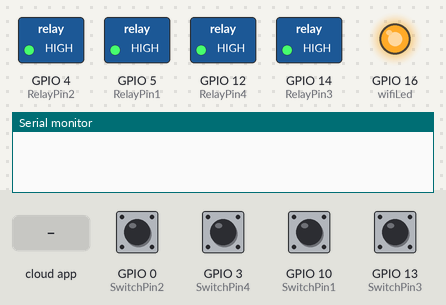
The sketch below on a simulated ESP8266 (NodeMCU). On the bench: switched loads named in the sketch (green lamp = pin HIGH), output pins drawn as LEDs (lit = HIGH), the last lines printed to the serial monitor. Inputs (shaded band) come from the test bench; at power-on: GPIO 0 (SwitchPin2), GPIO 3 (SwitchPin4), GPIO 10 (SwitchPin1), GPIO 13 (SwitchPin3) HIGH. WiFi joins after 1.5 s; servers stay silent unless stated.

Above: at 2.7 s.
2.8 s: the phone or cloud app sets switch1 to 1
At 4.2 s:
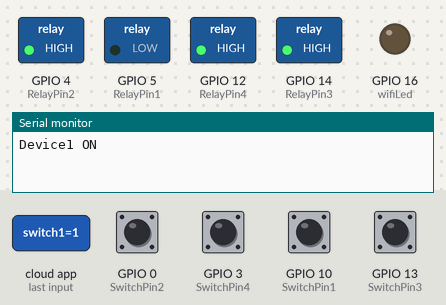
4.5 s: the phone or cloud app sets switch1 to 0
At 5.5 s:
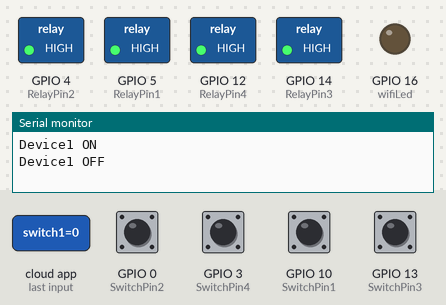
6.0 s: the phone or cloud app sets switch2 to 1
At 6.6 s:
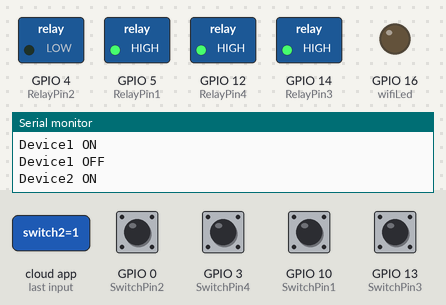
7.5 s: the phone or cloud app sets switch4 to 1
At 7.8 s:
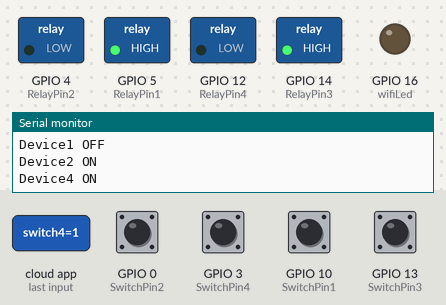
9.0 s: GPIO 0 (SwitchPin2) pulled LOW for 0.15 s
At 10.1 s:
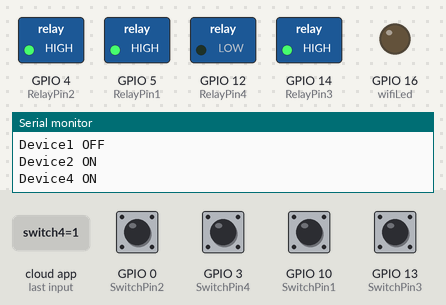
10.6 s: GPIO 10 (SwitchPin1) pulled LOW for 0.15 s
At 11.3 s:
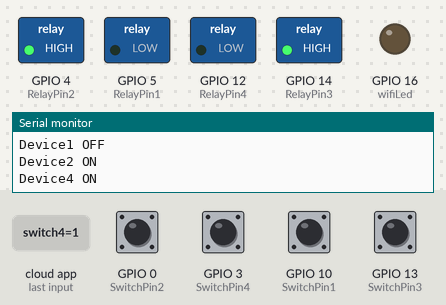
Timing chart, 0 to 13.2 s (numbered marks = the images above; inputs shaded):
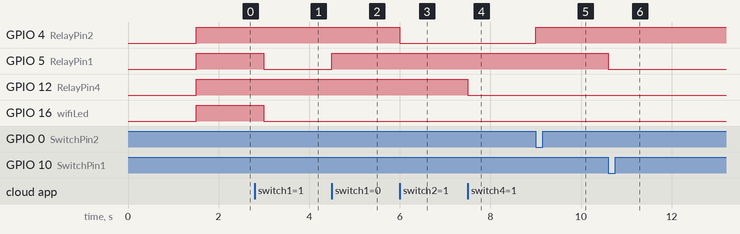

Measured:
- after the input at 2.8 s, GPIO 5 (RelayPin1): HIGH → LOW after 0.20 s
- after the input at 4.5 s, GPIO 5 (RelayPin1): LOW → HIGH at once
- after the input at 6.0 s, GPIO 4 (RelayPin2): HIGH → LOW at once
- after the input at 7.5 s, GPIO 12 (RelayPin4): HIGH → LOW at once
- after the input at 9.0 s, GPIO 4 (RelayPin2): LOW → HIGH at once
- after the input at 10.6 s, GPIO 5 (RelayPin1): HIGH → LOW at once

The sketch:

IOT_4_Relay.ino
```cpp
/**********************************************************************************
 *  TITLE: Arduino IoT Cloud control 4 Relays using NodeMCU
 *  Click on the following links to learn more.
 *  YouTube Video: https://youtu.be/K09vSRz3Ugk
 *  Related Blog : https://iotcircuithub.com/esp8266-projects/
 *  by Tech StudyCell
 *  Preferences--> Aditional boards Manager URLs :
 *  https://dl.espressif.com/dl/package_esp32_index.json, http://arduino.esp8266.com/stable/package_esp8266com_index.json
 *
 *  Download Board ESP8266 NodeMCU : https://github.com/esp8266/Arduino
 *  Download the libraries
 *  ArduinoIoTCloud Library with all the dependencies
 **********************************************************************************/

#include <ArduinoIoTCloud.h>
#include <Arduino_ConnectionHandler.h>
#include <ESP8266Wifi.h>

const char DEVICE_LOGIN_NAME[]  = "b7635781-39ee-4689-b187-2d742147e4ff"; //Enter DEVICE ID

const char SSID[]               = "WIFI@RUMAHSOLUSI";    //Enter WiFi SSID (name)
const char PASS[]               = "@Rusol818";    //Enter WiFi password
const char DEVICE_KEY[]         = "Q0L?zT@gvLWopNXjydMZaPkaK";    //Enter Secret device password (Secret Key)


// define the GPIO connected with Relays and switches
#define RelayPin1 5  //D1
#define RelayPin2 4  //D2
#define RelayPin3 14 //D5
#define RelayPin4 12 //D6

#define SwitchPin1 10  //SD3
#define SwitchPin2 0   //D3
#define SwitchPin3 13  //D7
#define SwitchPin4 3   //RX

#define wifiLed   16   //D0


int toggleState_1 = 0; //Define integer to remember the toggle state for relay 1
int toggleState_2 = 0; //Define integer to remember the toggle state for relay 2
int toggleState_3 = 0; //Define integer to remember the toggle state for relay 3
int toggleState_4 = 0; //Define integer to remember the toggle state for relay 4

void onSwitch1Change();
void onSwitch2Change();
void onSwitch3Change();
void onSwitch4Change();

CloudSwitch switch1;
CloudSwitch switch2;
CloudSwitch switch3;
CloudSwitch switch4;

void initProperties(){

  ArduinoCloud.setBoardId(DEVICE_LOGIN_NAME);
  ArduinoCloud.setSecretDeviceKey(DEVICE_KEY);

  ArduinoCloud.addProperty(switch1, READWRITE, ON_CHANGE, onSwitch1Change);
  ArduinoCloud.addProperty(switch2, READWRITE, ON_CHANGE, onSwitch2Change);
  ArduinoCloud.addProperty(switch3, READWRITE, ON_CHANGE, onSwitch3Change);
  ArduinoCloud.addProperty(switch4, READWRITE, ON_CHANGE, onSwitch4Change);

}

WiFiConnectionHandler ArduinoIoTPreferredConnection(SSID, PASS);

const int debounceDelay = 200; // Debounce delay in milliseconds
unsigned long lastDebounceTime1 = 0;
unsigned long lastDebounceTime2 = 0;
unsigned long lastDebounceTime3 = 0;
unsigned long lastDebounceTime4 = 0;

// Track the previous state of each switch to handle edge detection
bool previousSwitchState1 = HIGH;
bool previousSwitchState2 = HIGH;
bool previousSwitchState3 = HIGH;
bool previousSwitchState4 = HIGH;

void manual_control() {
  unsigned long currentMillis = millis();

  // Manual Switch Control
  // Check each switch pin and toggle the corresponding relay if the switch is pressed (LOW state)

  // Check if Switch 1 is pressed
  if (digitalRead(SwitchPin1) == LOW && previousSwitchState1 == HIGH) {
    if (currentMillis - lastDebounceTime1 >= debounceDelay) {
      toggleState_1 = !toggleState_1;
      digitalWrite(RelayPin1, !toggleState_1);
      switch1 = toggleState_1; // Toggle Relay 1
      lastDebounceTime1 = currentMillis; // Update the last debounce time
    }
  }
  previousSwitchState1 = digitalRead(SwitchPin1);

  // Check if Switch 2 is pressed
  if (digitalRead(SwitchPin2) == LOW && previousSwitchState2 == HIGH) {
    if (currentMillis - lastDebounceTime2 >= debounceDelay) {
      toggleState_2 = !toggleState_2;
      digitalWrite(RelayPin2, !toggleState_2);
      switch2 = toggleState_2; // Toggle Relay 2
      lastDebounceTime2 = currentMillis; // Update the last debounce time
    }
  }
  previousSwitchState2 = digitalRead(SwitchPin2);

  // Check if Switch 3 is pressed
  if (digitalRead(SwitchPin3) == LOW && previousSwitchState3 == HIGH) {
    if (currentMillis - lastDebounceTime3 >= debounceDelay) {
      toggleState_3 = !toggleState_3;
      digitalWrite(RelayPin3, !toggleState_3);
      switch3 = toggleState_3; // Toggle Relay 3
      lastDebounceTime3 = currentMillis; // Update the last debounce time
    }
  }
  previousSwitchState3 = digitalRead(SwitchPin3);

  // Check if Switch 4 is pressed
  if (digitalRead(SwitchPin4) == LOW && previousSwitchState4 == HIGH) {
    if (currentMillis - lastDebounceTime4 >= debounceDelay) {
      toggleState_4 = !toggleState_4;
      digitalWrite(RelayPin4, !toggleState_4);
      switch4 = toggleState_4; // Toggle Relay 4
      lastDebounceTime4 = currentMillis; // Update the last debounce time
    }
  }
  previousSwitchState4 = digitalRead(SwitchPin4);
}


void setup() {
  // Initialize serial and wait for port to open:
  Serial.begin(9600);
  // This delay gives the chance to wait for a Serial Monitor without blocking if none is found
  delay(1500);

  // Defined in thingProperties.h
  initProperties();

  // Connect to Arduino IoT Cloud
  ArduinoCloud.begin(ArduinoIoTPreferredConnection);

  setDebugMessageLevel(2);
  ArduinoCloud.printDebugInfo();

  pinMode(RelayPin1, OUTPUT);
  pinMode(RelayPin2, OUTPUT);
  pinMode(RelayPin3, OUTPUT);
  pinMode(RelayPin4, OUTPUT);

  pinMode(wifiLed, OUTPUT);

  pinMode(SwitchPin1, INPUT_PULLUP);
  pinMode(SwitchPin2, INPUT_PULLUP);
  pinMode(SwitchPin3, INPUT_PULLUP);
  pinMode(SwitchPin4, INPUT_PULLUP);

  //During Starting all Relays should TURN OFF
  digitalWrite(RelayPin1, HIGH);
  digitalWrite(RelayPin2, HIGH);
  digitalWrite(RelayPin3, HIGH);
  digitalWrite(RelayPin4, HIGH);

  digitalWrite(wifiLed, HIGH);  //Turn OFF WiFi LED
}

void loop() {
  ArduinoCloud.update();

  manual_control(); //Control relays manually

  if (WiFi.status() != WL_CONNECTED)
  {
    digitalWrite(wifiLed, HIGH); //Turn OFF WiFi LED
    //Serial.println("NO WIFI");
  }
  else{
    digitalWrite(wifiLed, LOW); //Turn ON WiFi LED
    //Serial.println("YES WIFI");
  }
}

void onSwitch1Change() {
  if (switch1 == 1)
  {
    digitalWrite(RelayPin1, LOW);
    Serial.println("Device1 ON");
    toggleState_1 = 1;
  }
  else
  {
    digitalWrite(RelayPin1, HIGH);
    Serial.println("Device1 OFF");
    toggleState_1 = 0;
  }
}

void onSwitch2Change() {
  if (switch2 == 1)
  {
    digitalWrite(RelayPin2, LOW);
    Serial.println("Device2 ON");
    toggleState_2 = 1;
  }
  else
  {
    digitalWrite(RelayPin2, HIGH);
    Serial.println("Device2 OFF");
    toggleState_2 = 0;
  }
}

void onSwitch3Change() {
  if (switch3 == 1)
  {
    digitalWrite(RelayPin3, LOW);
    Serial.println("Device2 ON");
    toggleState_3 = 1;
  }
  else
  {
    digitalWrite(RelayPin3, HIGH);
    Serial.println("Device3 OFF");
    toggleState_3 = 0;
  }
}

void onSwitch4Change() {
  if (switch4 == 1)
  {
    digitalWrite(RelayPin4, LOW);
    Serial.println("Device4 ON");
    toggleState_4 = 1;
  }
  else
  {
    digitalWrite(RelayPin4, HIGH);
    Serial.println("Device4 OFF");
    toggleState_4 = 0;
  }
}
```
